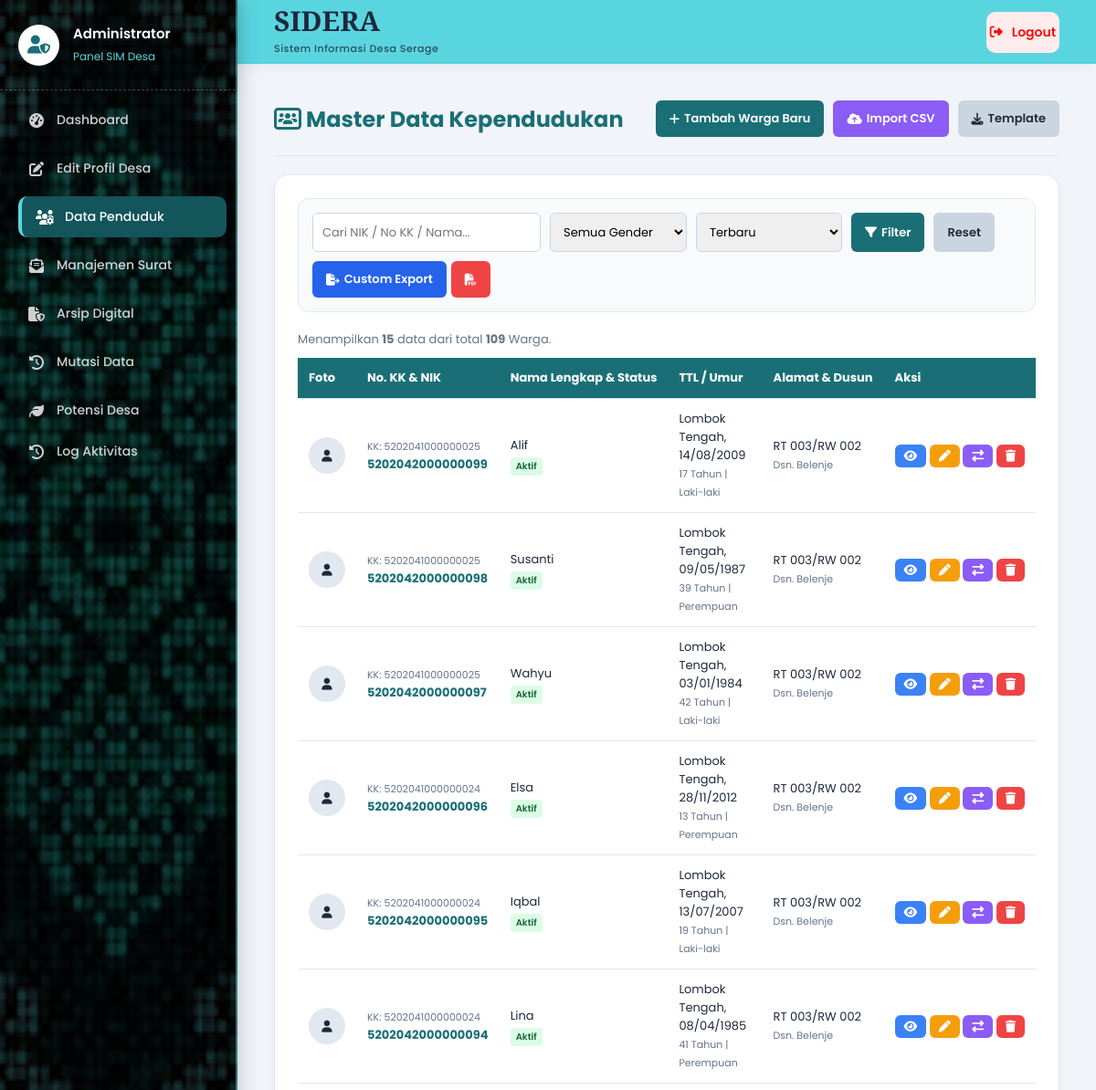
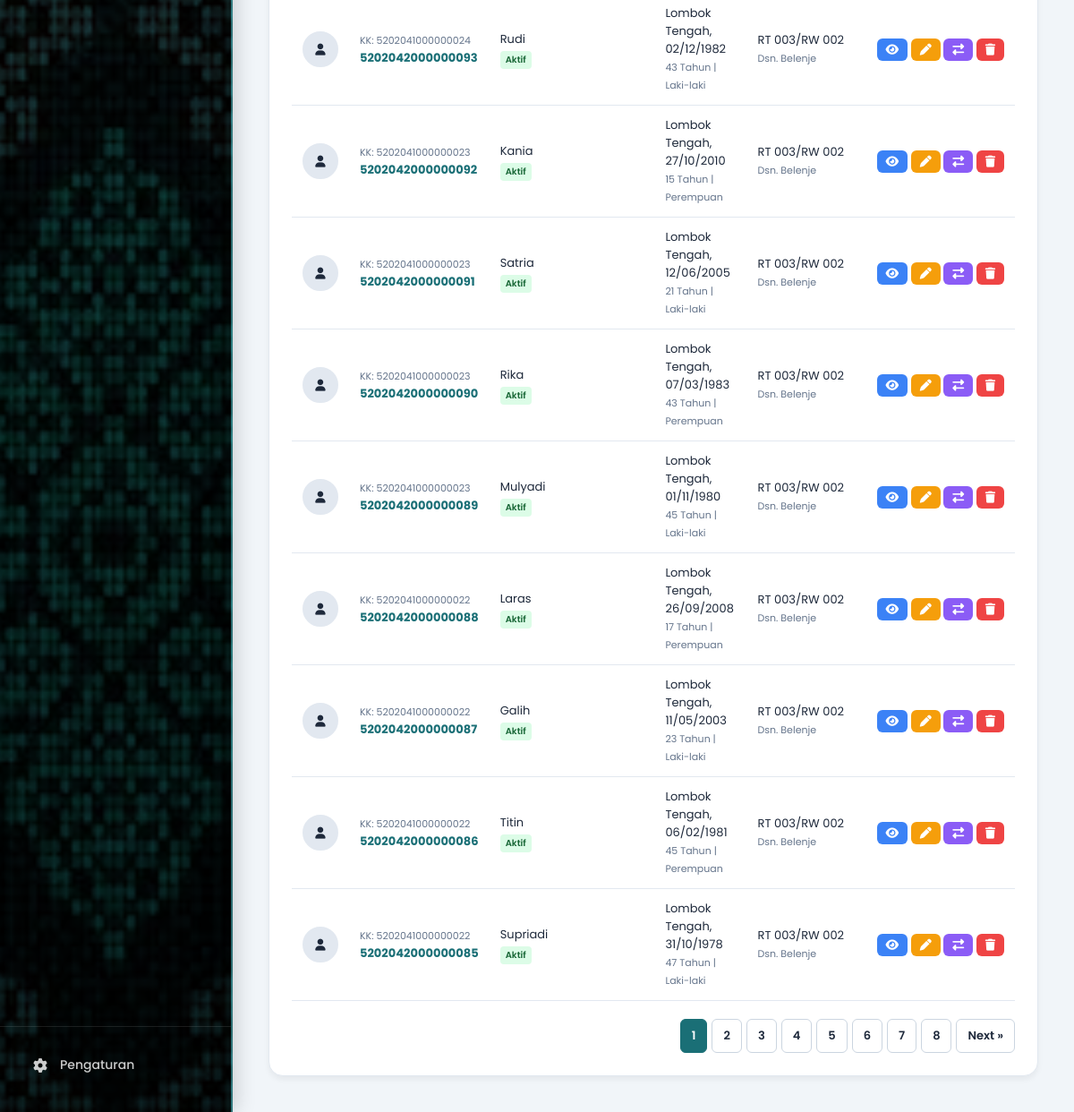
Screenshot of /admin/manajemen_penduduk.php (signed in) with the database file from the repository (2 pictures, top to bottom).
### tables this page shows
CREATE TABLE `penduduk` (
  `id` bigint(20) NOT NULL,
  `foto_warga` varchar(255) DEFAULT NULL,
  `nik` varchar(16) NOT NULL,
  `no_kk` varchar(16) NOT NULL,
  `nama_lengkap` varchar(150) NOT NULL,
  `tempat_lahir` varchar(100) NOT NULL,
  `tgl_lahir` date NOT NULL,
  `umur` int(11) NOT NULL,
  `jenis_kelamin` varchar(20) NOT NULL,
  `rt` varchar(3) NOT NULL,
  `rw` varchar(3) NOT NULL,
  `nama_dusun` varchar(100) NOT NULL,
  `kel_desa` varchar(100) NOT NULL,
  `kecamatan` varchar(100) NOT NULL,
  `kabupaten` varchar(100) NOT NULL,
  `provinsi` varchar(100) NOT NULL,
  `agama` varchar(30) NOT NULL,
  `status_perkawinan` enum('Belum Kawin','Kawin','Cerai Hidup','Cerai Mati') NOT NULL,
  `pekerjaan` varchar(100) NOT NULL,
  `kewarganegaraan` varchar(50) DEFAULT 'wni',
  `status_kependudukan` enum('Aktif','Meninggal','Pindah') DEFAULT 'Aktif',
  `arsip_foto_ktp_kk` varchar(255) DEFAULT NULL,
  `created_at` timestamp NOT NULL DEFAULT current_timestamp(),
  `updated_at` timestamp NOT NULL DEFAULT current_timestamp() ON UPDATE current_timestamp(),
  `status_dasar` enum('Hidup','Meninggal','Pindah','Hilang') DEFAULT 'Hidup'
);

### admin/manajemen_penduduk.php (the view, shortened to what this page needs)
<?php
require_once '../config/koneksi.php';
require_once 'includes/admin_header.php';
$where_clauses = ["status_kependudukan = 'Aktif'"];
$search = isset($_GET['search']) ? $koneksi->real_escape_string($_GET['search']) : '';
$f_jk = isset($_GET['f_jk']) ? $koneksi->real_escape_string($_GET['f_jk']) : '';
$sort = isset($_GET['sort']) ? $koneksi->real_escape_string($_GET['sort']) : 'id DESC';
$where_sql = implode(' AND ', $where_clauses);
$limit = 15;
$page = isset($_GET['page']) ? (int)$_GET['page'] : 1;
$offset = ($page - 1) * $limit;
$q_total = $koneksi->query("SELECT COUNT(id) AS total FROM penduduk WHERE $where_sql");
$total_data = $q_total->fetch_assoc()['total'];
$total_pages = ceil($total_data / $limit);
$q_penduduk = $koneksi->query("SELECT * FROM penduduk WHERE $where_sql ORDER BY $sort LIMIT $limit OFFSET $offset");
$url_params = "&search=".urlencode($search)."&f_jk=".urlencode($f_jk)."&sort=".urlencode($sort);
?>
<div class="page-header" style="display: flex; justify-content: space-between; align-items: center; padding-bottom: 20px; border-bottom: 1px solid #e2e8f0; margin-bottom: 20px;">
    <h1 class="page-title" style="margin: 0;"><i class="fa-solid fa-users-rectangle"></i> Master Data Kependudukan</h1>
    <div style="display: flex; gap: 10px;">
        <button class="btn btn-primary" onclick="openFormModal()"><i class="fa-solid fa-plus"></i> Tambah Warga Baru</button>
        <button class="btn btn-import" onclick="document.getElementById('import-box').style.display='block'"><i class="fa-solid fa-cloud-arrow-up"></i> Import CSV</button>
        <a href="template_penduduk.csv" download class="btn" style="background:#cbd5e0; color:#1e293b;"><i class="fa-solid fa-download"></i> Template</a>
    </div>
</div>
<div class="admin-card" style="overflow-x: auto;">
    <div style="background: #f8fafc; padding: 15px; border-radius: 12px; display: flex; flex-wrap: wrap; gap: 10px; align-items: center; margin-bottom: 20px; border: 1px solid #e2e8f0;">
        <form action="" method="GET" style="display: flex; gap: 10px; flex-wrap: wrap; flex-grow: 1;">
            <input type="text" name="search" class="form-control" placeholder="Cari NIK / No KK / Nama..." value="<?= htmlspecialchars($search) ?>" style="width: 250px;">
            <select name="f_jk" class="form-control" style="width: 150px;"><option value="">Semua Gender</option></select>
            <select name="sort" class="form-control" style="width: 160px;"><option value="id DESC" <?= $sort == 'id DESC' ? 'selected' : '' ?>>Terbaru</option></select>
            <button type="submit" class="btn btn-primary"><i class="fa-solid fa-filter"></i> Filter</button>
            <a href="data_penduduk.php" class="btn" style="background:#cbd5e0; color:#1e293b;">Reset</a>
        </form>
        <div style="display: flex; gap: 5px;">
            <button type="button" class="btn btn-custom-export" onclick="bukaModalExport()" title="Pilih Kolom Export"><i class="fa-solid fa-file-export"></i> Custom Export</button>
            <a href="export_pdf.php?search=<?= urlencode($search) ?>&f_jk=<?= urlencode($f_jk) ?>&sort=<?= urlencode($sort) ?>" target="_blank" class="btn btn-pdf" title="Export PDF"><i class="fa-solid fa-file-pdf"></i></a>
        </div>
    </div>
    <p style="font-size: 13px; color: #64748b; margin-bottom: 10px;">Menampilkan <b><?= $q_penduduk->num_rows ?></b> data dari total <b><?= $total_data ?></b> Warga.</p>
    <table class="data-table">
        <thead>
            <tr>
                <th>Foto</th>
                <th>No. KK & NIK</th>
                <th>Nama Lengkap & Status</th>
                <th>TTL / Umur</th>
                <th>Alamat & Dusun</th>
                <th>Aksi</th>
            </tr>
        </thead>
        <tbody>
            <?php
            if ($q_penduduk && $q_penduduk->num_rows > 0):
                while($p = $q_penduduk->fetch_assoc()):
                    $tampil_jk = $p['jenis_kelamin'];
                    $status = $p['status_kependudukan'] ?? 'Aktif';
                    $badge_bg = $status == 'Aktif' ? '#dcfce7' : ($status == 'Meninggal' ? '#fee2e2' : '#fef3c7');
                    $badge_col = $status == 'Aktif' ? '#166534' : ($status == 'Meninggal' ? '#b91c1c' : '#d97706');
            ?>
            <tr>
                <td>
                    <?php if($p['foto_warga']): ?>
                        <img src="../assets/uploads/warga/<?= $p['foto_warga'] ?>" class="avatar-mini">
                    <?php else: ?>
                        <div class="avatar-mini" style="background:#e2e8f0; display:flex; justify-content:center; align-items:center;"><i class="fa-solid fa-user"></i></div>
                    <?php endif; ?>
                </td>
                <td>
                    <span style="font-size: 11px; color: #64748b;">KK: <?= htmlspecialchars($p['no_kk']) ?></span><br>
                    <strong style="color: var(--primary);"><?= htmlspecialchars($p['nik']) ?></strong>
                </td>
                <td>
                    <?= htmlspecialchars($p['nama_lengkap']) ?><br>
                    <span style="background:<?= $badge_bg ?>; color:<?= $badge_col ?>; padding:2px 6px; border-radius:4px; font-size:10px; font-weight:600; display:inline-block; margin-top:3px;">
                        <?= $status ?>
                    </span>
                </td>
                <td><?= htmlspecialchars($p['tempat_lahir']) ?>, <?= date('d/m/Y', strtotime($p['tgl_lahir'])) ?><br><span style="color:#64748b; font-size:11px;"><?= $p['umur'] ?> Tahun | <?= $tampil_jk ?></span></td>
                <td>RT <?= $p['rt'] ?>/RW <?= $p['rw'] ?><br><span style="color:#64748b; font-size:11px;">Dsn. <?= htmlspecialchars($p['nama_dusun']) ?></span></td>
                <td style="white-space: nowrap;">
                    <button class="btn" style="background:#3b82f6; padding:6px 10px;" onclick='showDetail(<?= json_encode($p) ?>)' title="Lihat Detail Kartu Keluarga"><i class="fa-solid fa-eye"></i></button>
                    <button class="btn" style="background:#f59e0b; padding:6px 10px;" onclick='editData(<?= json_encode($p) ?>)' title="Edit Data"><i class="fa-solid fa-pen"></i></button>
                    <?php if($status == 'Aktif'): ?>
                        <button type="button" class="btn" style="background:#8b5cf6; padding:6px 10px;" onclick='bukaModalMutasi(<?= $p['id'] ?>, <?= json_encode(htmlspecialchars($p['nama_lengkap'])) ?>)' title="Mutasi Warga (Pindah/Meninggal)">
                            <i class="fa-solid fa-right-left"></i>
                        </button>
                    <?php else: ?>
                        <span style="font-size: 11px; padding: 4px 8px; background: #e2e8f0; border-radius: 4px; color: #64748b; font-weight: 600; display: inline-block;">
                            <i class="fa-solid fa-lock"></i> Termutasi
                        </span>
                    <?php endif; ?>
                    <a href="?hapus=<?= $p['id'] ?>" class="btn btn-pdf" style="padding:6px 10px;" onclick="return confirm('Hapus permanen?');"><i class="fa-solid fa-trash"></i></a>
                </td>
            </tr>
            <?php endwhile; else: ?>
            <tr><td colspan="6" style="text-align: center; padding: 30px;">Tidak ada data ditemukan.</td></tr>
            <?php endif; ?>
        </tbody>
    </table>
    <?php if($total_pages > 1): ?>
    <div class="pagination">
        <?php for($i=1; $i<=$total_pages; $i++): ?>
            <a href="?page=<?= $i ?><?= $url_params ?>" class="page-link <?= $page == $i ? 'active' : '' ?>"><?= $i ?></a>
        <?php endfor; ?>
        <?php if($page < $total_pages): ?> <a href="?page=<?= $page+1 ?><?= $url_params ?>" class="page-link">Next &raquo;</a> <?php endif; ?>
    </div>
    <?php endif; ?>
</div>
<?php require_once 'includes/admin_footer.php'; ?>

### admin/includes/admin_header.php (shortened to what this page needs)
<?php
$current_page = basename($_SERVER['PHP_SELF']);
?>
<!DOCTYPE html>
<html lang="id">
<head>
    <link rel="stylesheet" href="https://cdnjs.cloudflare.com/ajax/libs/font-awesome/6.4.0/css/all.min.css">
</head>
<body>
    <aside class="sidebar">
        <div class="sidebar-header">
            <div class="admin-avatar"><i class="fa-solid fa-user-shield"></i></div>
            <div class="admin-info">
                <h4>Administrator</h4>
                <span>Panel SIM Desa</span>
            </div>
        </div>
        <ul class="sidebar-menu">
            <li class="sidebar-item">
                <a href="index.php" class="sidebar-link <?= ($current_page == 'index.php') ? 'active' : '' ?>">
                    <i class="fa-solid fa-gauge-high"></i> Dashboard
                </a>
            </li>
            <li class="sidebar-item">
                <a href="edit_profil.php" class="sidebar-link <?= ($current_page == 'edit_profil.php') ? 'active' : '' ?>">
                    <i class="fa-solid fa-pen-to-square"></i> Edit Profil Desa
                </a>
            </li>
            <li class="sidebar-item">
                <a href="manajemen_penduduk.php" class="sidebar-link <?= ($current_page == 'manajemen_penduduk.php') ? 'active' : '' ?>">
                    <i class="fa-solid fa-users-gear"></i> Data Penduduk
                </a>
            </li>
            <li class="sidebar-item">
                <a href="manajemen_surat.php" class="sidebar-link <?= ($current_page == 'manajemen_surat.php') ? 'active' : '' ?>">
                    <i class="fa-solid fa-envelope-open-text"></i> Manajemen Surat
                </a>
            </li>
            <li class="sidebar-item">
                <a href="manajemen_arsip.php" class="sidebar-link <?= ($current_page == 'manajemen_arsip.php') ? 'active' : '' ?>">
                    <i class="fa-solid fa-file-shield"></i> Arsip Digital
                </a>
            </li>
            <li class="sidebar-item">
                <a href="mutasi.php" class="sidebar-link <?= ($current_page == 'mutasi.php') ? 'active' : '' ?>">
                    <i class="fa-solid fa-clock-rotate-left"></i> Mutasi Data
                </a>
            </li>
            <li class="nav-item">
                <a href="admin_potensi.php" class="sidebar-link <?= ($current_page == 'admin_potensi.php') ? 'active' : ''; ?>" >
                    <i class="fas fa-leaf"></i> Potensi Desa
                </a>
            </li>
            <?php if (isset($_SESSION['admin_role']) && $_SESSION['admin_role'] === 'Super Admin'): ?>
            <li class="sidebar-item">
                <a href="log_aktivitas.php" class="sidebar-link <?= ($current_page == 'log_aktivitas.php') ? 'active' : '' ?>">
                    <i class="fa-solid fa-clock-rotate-left"></i> Log Aktivitas
                </a>
            </li>
            <?php endif; ?>
        </ul>
        <div class="sidebar-bottom">
            <a href="pengaturan_user.php" class="sidebar-link" style="margin-bottom:10px;">
                <i class="fa-solid fa-gear"></i> Pengaturan
            </a>
        </div>
    </aside>
    <main class="main-wrapper">
        <header class="topbar">
            <div class="topbar-brand">
                <div class="brand-text">
                <a href="../index.php"><span class="brand-title">SIDERA</span></a>
                <span class="brand-subtitle">Sistem Informasi Desa Serage</span>
            </div>
            </div>
            <div class="topbar-user"><a href="logout.php" class="btn-logout">
                <i class="fa-solid fa-right-from-bracket"></i>Logout
            </a>
            </div>
        </header>
        <div class="content-area">

### admin/includes/admin_footer.php (shortened to what this page needs)
        </div>
    </main>
</body>
</html>

### admin/includes/admin_header.php (style rules this page uses)
:root { --sidebar-bg: #1a6f76; --sidebar-hover: #13555b; --topbar-bg: #59d5e0; --bg-light: #f1f5f9; --text-dark: #1e293b; --text-muted: #64748b; --primary: #1a6f76; --secondary: #59d5e0; --shadow-sm: 0 4px 6px rgba(0,0,0,0.05); --shadow-md: 0 10px 20px rgba(0,0,0,0.08); --transition: all 0.3s ease; }
* { margin: 0; padding: 0; box-sizing: border-box; font-family: 'Poppins', sans-serif; }
body { background-color: var(--bg-light); color: var(--text-dark); display: flex; min-height: 100vh; overflow-x: hidden; }
a { text-decoration: none; }
.sidebar { width: 260px; background: linear-gradient( to bottom, rgba(26, 111, 118, 0.90), rgba(15, 60, 65, 0.98) ), url('../assets/img/batik.jpeg'); background-size: cover; background-position: center top; background-blend-mode: multiply; box-shadow: inset -15px 0 25px rgba(0,0,0,0.35), 5px 0 20px rgba(0,0,0,0.15); border-right: 2px solid rgba(89, 213, 224, 0.5); color: #ffffff; position: fixed; top: 0; left: 0; bottom: 0; z-index: 100; display: flex; flex-direction: column; }
.sidebar-header { padding: 25px 20px; display: flex; align-items: center; gap: 15px; border-bottom: 1px dashed rgba(255,255,255,0.25); background: rgba(0,0,0,0.15); box-shadow: 0 4px 15px rgba(0,0,0,0.1); margin-bottom: 10px; }
.admin-avatar { width: 45px; height: 45px; background: #fff; border-radius: 50%; display: flex; justify-content: center; align-items: center; color: var(--primary); font-size: 20px; }
.admin-info h4 { font-size: 15px; font-weight: 600; margin: 0; }
.admin-info span { font-size: 12px; color: var(--secondary); }
.sidebar-menu { list-style: none; padding: 0 15px; flex-grow: 1; }
.sidebar-item { margin-bottom: 8px; }
.sidebar-link { display: flex; align-items: center; gap: 12px; padding: 12px 15px; color: rgba(255,255,255,0.8); border-radius: 10px; font-size: 14px; font-weight: 500; transition: var(--transition); }
.sidebar-link i { font-size: 16px; width: 20px; text-align: center; }
.sidebar-link:hover, .sidebar-link.active { background-color: var(--sidebar-hover); color: #ffffff; transform: translateX(5px); }
.sidebar-link.active { border-left: 4px solid var(--secondary); }
.sidebar-bottom { padding: 20px; border-top: 1px solid rgba(255,255,255,0.1); }
.btn-logout { display: flex; align-items: center; justify-content: center; gap: 10px; width: 100%; padding: 12px; background: rgba(239, 68, 68, 0.1); color: #f60f0f; border-radius: 10px; font-weight: 600; font-size: 14px; transition: var(--transition); }
.main-wrapper { flex-grow: 1; margin-left: 260px; display: flex; flex-direction: column; min-height: 100vh; }
.topbar { background-color: var(--topbar-bg); height: 70px; padding: 0 40px; display: flex; align-items: center; justify-content: space-between; position: sticky; top: 0; z-index: 99; box-shadow: 0 4px 15px rgba(0,0,0,0.05); }
.brand-title { font-family: 'Playfair Display', serif; font-size: 30px; font-weight: 700; color: var(--text-dark); line-height: 1; }
.brand-subtitle { font-size: 11px; font-weight: 500; color: var(--text-dark); opacity: 0.8; letter-spacing: 0.5px; margin-top: 4px; display: block; }
.topbar-user { display: flex; align-items: center; justify-content: center; width: 80px; height: 45px; background: rgb(255, 255, 255); border-radius: 10px; color: #111827; font-size: 18px; }
.content-area { padding: 40px; flex-grow: 1; }
.page-header { margin-bottom: 30px; }
.page-title { font-size: 24px; color: var(--primary); font-weight: 700; }
.admin-card { background: #ffffff; border-radius: 16px; padding: 25px; box-shadow: var(--shadow-sm); border: 1px solid #e2e8f0; }

### rows the page displays
penduduk: no_kk "5202041000000025", nik "5202042000000099", nama_lengkap "Alif", status_kependudukan "Aktif", tempat_lahir "Lombok Tengah", tgl_lahir "14/08/2009", umur "17", jenis_kelamin "Laki-laki", rt "003", rw "002", nama_dusun "Belenje"
penduduk: no_kk "5202041000000025", nik "5202042000000098", nama_lengkap "Susanti", status_kependudukan "Aktif", tempat_lahir "Lombok Tengah", tgl_lahir "09/05/1987", umur "39", jenis_kelamin "Perempuan", rt "003", rw "002", nama_dusun "Belenje"
penduduk: no_kk "5202041000000025", nik "5202042000000097", nama_lengkap "Wahyu", status_kependudukan "Aktif", tempat_lahir "Lombok Tengah", tgl_lahir "03/01/1984", umur "42", jenis_kelamin "Laki-laki", rt "003", rw "002", nama_dusun "Belenje"
penduduk: no_kk "5202041000000024", nik "5202042000000096", nama_lengkap "Elsa", status_kependudukan "Aktif", tempat_lahir "Lombok Tengah", tgl_lahir "28/11/2012", umur "13", jenis_kelamin "Perempuan", rt "003", rw "002", nama_dusun "Belenje"
penduduk: no_kk "5202041000000024", nik "5202042000000095", nama_lengkap "Iqbal", status_kependudukan "Aktif", tempat_lahir "Lombok Tengah", tgl_lahir "13/07/2007", umur "19", jenis_kelamin "Laki-laki", rt "003", rw "002", nama_dusun "Belenje"
penduduk: no_kk "5202041000000024", nik "5202042000000094", nama_lengkap "Lina", status_kependudukan "Aktif", tempat_lahir "Lombok Tengah", tgl_lahir "08/04/1985", umur "41", jenis_kelamin "Perempuan", rt "003", rw "002", nama_dusun "Belenje"
penduduk: no_kk "5202041000000024", nik "5202042000000093", nama_lengkap "Rudi", status_kependudukan "Aktif", tempat_lahir "Lombok Tengah", tgl_lahir "02/12/1982", umur "43", jenis_kelamin "Laki-laki", rt "003", rw "002", nama_dusun "Belenje"
penduduk: no_kk "5202041000000023", nik "5202042000000092", nama_lengkap "Kania", status_kependudukan "Aktif", tempat_lahir "Lombok Tengah", tgl_lahir "27/10/2010", umur "15", jenis_kelamin "Perempuan", rt "003", rw "002", nama_dusun "Belenje"
penduduk: no_kk "5202041000000023", nik "5202042000000091", nama_lengkap "Satria", status_kependudukan "Aktif", tempat_lahir "Lombok Tengah", tgl_lahir "12/06/2005", umur "21", jenis_kelamin "Laki-laki", rt "003", rw "002", nama_dusun "Belenje"
penduduk: no_kk "5202041000000023", nik "5202042000000090", nama_lengkap "Rika", status_kependudukan "Aktif", tempat_lahir "Lombok Tengah", tgl_lahir "07/03/1983", umur "43", jenis_kelamin "Perempuan", rt "003", rw "002", nama_dusun "Belenje"
penduduk: no_kk "5202041000000023", nik "5202042000000089", nama_lengkap "Mulyadi", status_kependudukan "Aktif", tempat_lahir "Lombok Tengah", tgl_lahir "01/11/1980", umur "45", jenis_kelamin "Laki-laki", rt "003", rw "002", nama_dusun "Belenje"
penduduk: no_kk "5202041000000022", nik "5202042000000088", nama_lengkap "Laras", status_kependudukan "Aktif", tempat_lahir "Lombok Tengah", tgl_lahir "26/09/2008", umur "17", jenis_kelamin "Perempuan", rt "003", rw "002", nama_dusun "Belenje"
penduduk: no_kk "5202041000000022", nik "5202042000000087", nama_lengkap "Galih", status_kependudukan "Aktif", tempat_lahir "Lombok Tengah", tgl_lahir "11/05/2003", umur "23", jenis_kelamin "Laki-laki", rt "003", rw "002", nama_dusun "Belenje"
penduduk: no_kk "5202041000000022", nik "5202042000000086", nama_lengkap "Titin", status_kependudukan "Aktif", tempat_lahir "Lombok Tengah", tgl_lahir "06/02/1981", umur "45", jenis_kelamin "Perempuan", rt "003", rw "002", nama_dusun "Belenje"
penduduk: no_kk "5202041000000022", nik "5202042000000085", nama_lengkap "Supriadi", status_kependudukan "Aktif", tempat_lahir "Lombok Tengah", tgl_lahir "31/10/1978", umur "47", jenis_kelamin "Laki-laki", rt "003", rw "002", nama_dusun "Belenje"

### other values shown
$q_penduduk->num_rows "15"
$total_data "109"
